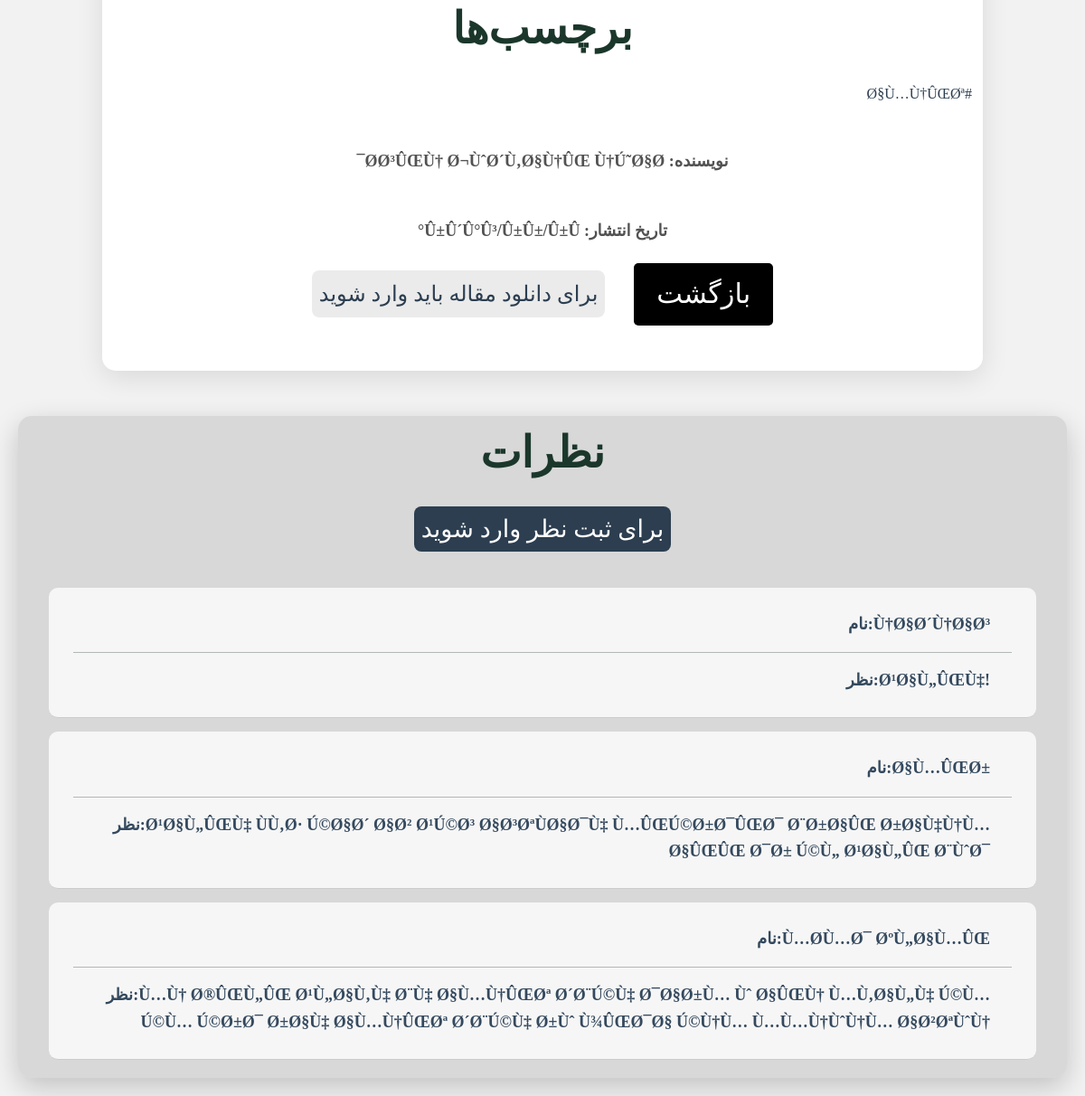
Before: /maqale ha/blog/index.php?id=8 (lower part) with the older database file.
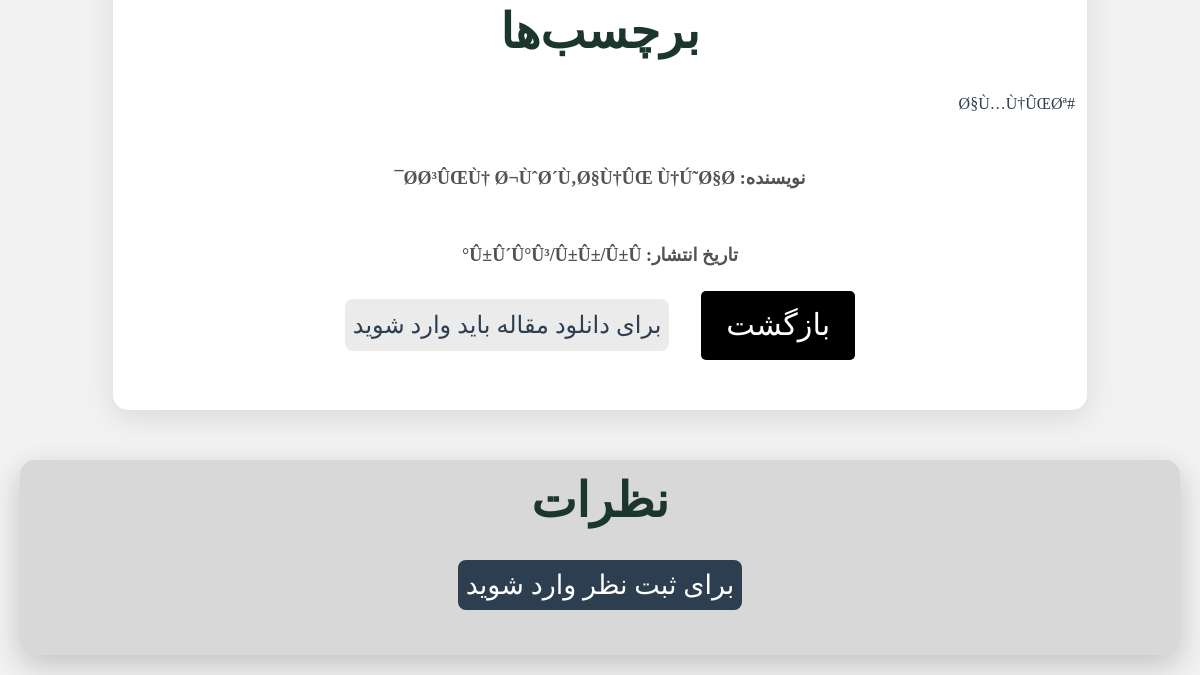
After: the same page with the newer database file.
### tables this page shows
CREATE TABLE `blogs` (
  `id` int(11) NOT NULL,
  `title` varchar(255) NOT NULL,
  `caption` text NOT NULL,
  `writer` varchar(255) NOT NULL,
  `date` varchar(255) NOT NULL,
  `readtime` int(11) NOT NULL,
  `image` varchar(255) NOT NULL,
  `tags` text NOT NULL
);

CREATE TABLE `coment` (
  `id` int(11) NOT NULL,
  `post` int(11) NOT NULL,
  `userid` varchar(255) NOT NULL,
  `text` varchar(255) NOT NULL,
  `user_email` varchar(255) NOT NULL
);

### maqale ha/blog/index.php (the view, shortened to what this page needs)
<?php
include '../../database/db.php';
$id = intval($_GET['id']);
$selectblog = $conn->prepare("SELECT * FROM blogs WHERE id = ?");
$selectblog->bindValue(1, $id, PDO::PARAM_INT);
$selectblog->execute();
$blogs = $selectblog->fetchAll(PDO::FETCH_ASSOC);
$select = $conn->prepare("SELECT * FROM coment WHERE post = ? ORDER BY id DESC");
$select->bindValue(1, $id, PDO::PARAM_INT);
$select->execute();
$comnts = $select->fetchAll(PDO::FETCH_ASSOC);
foreach ($blogs as $b) {
    $tagss = explode(',', $b['tags']);
}
?>
<!DOCTYPE html>
<html lang="fa">
    <link rel="stylesheet" href="style.css">
    <link rel="stylesheet" href="./comment.css">
<link rel="stylesheet" id="simple-image-popup-css" href="../../srcfiles/simple-image-popup.css" type="text/css" media="all">
<link rel="stylesheet" href="../../srcfiles/classic.css"><link rel="stylesheet" href="../../srcfiles/style.7a857bdd.css">	<link rel="stylesheet" as="style" href="../../srcfiles/font.css" onload="this.onload=null;this.rel='stylesheet'">
	<link rel="stylesheet" href="../../srcfiles/aos.css" as="style" onload="this.onload=null;this.rel='stylesheet'">
<link rel="stylesheet" id="simple-image-popup-css" href="../../srcfiles/simple-image-popup.css" type="text/css" media="all">
<link rel="stylesheet" href="../../srcfiles/classic.css"><link rel="stylesheet" href="../../srcfiles/style.7a857bdd.css">	<link rel="stylesheet" as="style" href="../../srcfiles/font.css" onload="this.onload=null;this.rel='stylesheet'">
</head>
<body style="background-color: rgba(0, 0, 0, 0.05);">
    <div class="container" dir="rtl">
        <?php foreach ($blogs as $blog): ?>
            <h2>برچسب‌ها</h2>
            <?php foreach ($tagss as $tags): ?>
                <span>#<?= htmlspecialchars($tags) ?></span>
            <?php endforeach; ?>
            <p class="nevisande"> نویسنده: <?= htmlspecialchars($blog['writer']) ?></p>
            <p class="nevisande"> تاریخ انتشار: <?= htmlspecialchars($blog['date']) ?></p>
        <?php endforeach; ?>
<div class="secCom">
  <a href="../maqale.php"><button class="read-more">بازگشت</button></a>
  <?php if (isset($_SESSION['user_email'])):?>
<div style="text-align: center; margin-top: 20px;">
  <form action="../../pdf.php" method="post" target="_blank">
      <input type="hidden" name="blog_id" value="<?= htmlspecialchars($id) ?>">
      <button dir="rtl" type="submit" class="download-pdf down"> <svg xmlns="http://www.w3.org/2000/svg" width="24" height="24" viewBox="0 0 24 24" style="fill: var(--text-color)"><path d="m12 16 4-5h-3V4h-2v7H8z"></path><path d="M20 18H4v-7H2v7c0 1.103.897 2 2 2h16c1.103 0 2-.897 2-2v-7h-2v7z"></path></svg> <p>دانلود این مقاله با فرمت pdf</p></button>
  </form>
</div>
<?php else:?>
<div class="not-login">
<a  target="_blank" href="../../login/login.php"><button id="login-pdf" class="down" >برای دانلود مقاله باید وارد شوید</button></a>
</div>
<?php endif;?>
</div>
    </div>
    <div class="coment-body">
            <div class="comments-section">
                <h2>نظرات</h2>
        <?php if (isset($_SESSION['user_email'])):?>
                <?php if (isset($_SESSION['message'])): ?>
                    <p class="success"><?= $_SESSION['message'] ?></p>
                    <?php unset($_SESSION['message']); ?>
                <?php endif; ?>
                <?php if (isset($_SESSION['error'])): ?>
                    <p class="error"><?= $_SESSION['error'] ?></p>
                    <?php unset($_SESSION['error']); ?>
                <?php endif; ?>
                <form class="comment-form" method="post" dir="rtl">
                    <input type="text" name="userid" placeholder="نام خود را وارد کنید..." required>
                    <textarea name="text" placeholder="نظر خود را اینجا بنویسید..." required></textarea>
                    <button type="submit" name="submit">ارسال نظر</button>
                </form>
                <?php else:?>
                  <h4> <a style="text-decoration: none;"  href="../../login/login.php">برای ثبت نظر  وارد شوید </a></h4>
                <?php endif;?>
                <div id="comments-list">
                    <?php foreach ($comnts as $co): ?>
                        <div class="comment">
                            <p class="comName"><strong> نام:<?= htmlspecialchars($co['userid']) ?> </p>
                            <p class="comText"></strong> نظر:<?= nl2br(htmlspecialchars($co['text'])) ?> </p>
                        </div>
                    <?php endforeach; ?>
                </div>
            </div>
        </div>
</body>
</html>

### maqale ha/blog/style.css (style rules this page uses)
:root { --base-color: #f0f0f0; --base-variant: #cfeffe; --text-color: #081C15; --line-color: #081c156b; --secondary-text: #2D6A4F; --primary-color: #8ee6bd; --accent-color: #2ad183; --footer-color: #1B4332; --darkMode: #3f5c34; --zed: #3dbe1d; --zed2: #22ac00; }
body { font-family: iranSans; background-color: var(--base-color); margin: 0; padding: 20px; }
.container { z-index: -10; max-width: 800px; margin: auto; margin-top: 1rem; background: white; padding: 30px; border-radius: 15px; box-shadow: 0 8px 30px rgba(0, 0, 0, 0.1); transition: transform 0.3s, box-shadow 0.3s; }
p { font-weight: 600; line-height: 1.8; color: var(--text-color); margin-bottom: 15px; font-size: 1.3em; }
h2 { color: #1b372b !important; margin-top: 20px; font-size: 1.8em; }
.nevisande { text-align: center; margin-top: 3rem; }
.read-more { font-family: iranSans; text-decoration: none; background-color: black; color: white; border: none; padding: 12px 25px; border-radius: 5px; cursor: pointer; font-size: 1.9em; transition: background-color 0.3s, transform 0.3s; display: block; margin: 20px auto; text-align: center; }
.secCom { display: flex; flex-wrap: wrap; align-items: center; justify-content: center; gap: 2rem; }
.down { font-family: iranSans; transition: all ease-out 200ms; padding: 0.5rem; font-size: x-large; background-color: rgba(0, 0, 0, 0.08); color: var(--text-color); border-radius: 8px; display: flex; justify-content: center; gap: 4px; }
span { color: var(--text-color); }

### maqale ha/blog/comment.css (style rules this page uses)
:root { --base-color: #f0f4f8; --base-variant: #e0f7fa; --text-color: #2c3e50; --line-color: #081c1549; --secondary-text: #34495e; --primary-color: #1abc9c; --accent-color: #16a085; --footer-color: #2c3e50; --darkMode: #27ae60; --zed: #2ecc71; --zed2: #27ae60; }
.coment-body { margin-top: 50px; display: flex; flex-direction: column; align-items: center; }
.comments-section { width: 100%; display: flex; flex-direction: column; align-items: center; background-color: #a1a1a152; padding: 0.3rem; border-radius: 15px; box-shadow: 0 10px 30px rgba(0, 0, 0, 0.2); max-width: 950%; transition: transform 0.3s; }
.comments-section a { text-decoration: none; color: white; cursor: pointer; padding: 0.6rem 0.5rem; border-radius: 8px; background-color: var(--footer-color); transition: all ease 200ms; font-size: 90%; }
h2 { margin-bottom: 20px; text-align: center; color: var(--primary-color); }
button { background-color: var(--primary-color); color: var(--base-color); border: none; padding: 12px 20px; border-radius: 10px; cursor: pointer; font-size: 16px; transition: background-color 0.3s, transform 0.3s; width: 100%; }
#comments-list { margin-top: 20px; display: flex; flex-direction: column; justify-content: center; align-items: center; width: 100%; }
.comment { display: flex; flex-direction: column; align-items: center; background: rgba(255, 255, 255, 0.77); color: var(--secondary-text); padding: 15px; border-radius: 10px; margin-bottom: 15px; transition: all ease-out 200ms; width: 95%; }
.comment .comName { width: inherit; padding: 1rem 1.5rem; border-bottom: 1px solid var(--line-color); }
.comment .comText { width: inherit; padding: 1rem 1.5rem; }
.comment p { text-align: right; margin: 0; color: var(--secondary-text); }

### srcfiles/simple-image-popup.css (style rules this page uses)
* { font-family: iransas; }

### srcfiles/classic.css (style rules this page uses)
* { font-family: iransas; }
.container { width: 100% }
@media (min-width: 640px) { .container { max-width: 640px } }
@media (min-width: 768px) { .container { max-width: 768px } }
@media (min-width: 1024px) { .container { max-width: 1024px } }

### maqale ha/blog/index.php (style rules this page uses)
* { font-family: iranSans !important; }
.comment { border-bottom: 1px solid #ccc; padding: 10px 0; }

Changed rows visible on the page:
removed coment: userid "Ù†Ø§Ø´Ù†Ø§Ø³", text "Ø¹Ø§Ù„ÛŒÙ‡!"
removed coment: userid "Ø§Ù…ÛŒØ±", text "Ø¹Ø§Ù„ÛŒÙ‡ ÙÙ‚Ø· Ú©Ø§Ø´ Ø§Ø² Ø¹Ú©Ø³ Ø§Ø³ØªÙØ§Ø¯Ù‡ Ù…ÛŒÚ©Ø±Ø¯ÛŒØ¯ Ø¨Ø±Ø§ÛŒ Ø±Ø§Ù‡Ù†Ù…Ø§ÛŒÛŒ Ø¯Ø± Ú©Ù„ Ø¹Ø§Ù„ÛŒ Ø¨ÙˆØ¯"
removed coment: userid "Ù…Ø­Ù…Ø¯ ØºÙ„Ø§Ù…ÛŒ", text "Ù…Ù† Ø®ÛŒÙ„ÛŒ Ø¹Ù„Ø§Ù‚Ù‡ Ø¨Ù‡ Ø§Ù…Ù†ÛŒØª Ø´Ø¨Ú©Ù‡ Ø¯Ø§Ø±Ù… Ùˆ Ø§ÛŒÙ† Ù…Ù‚Ø§Ù„Ù‡ Ú©Ù…Ú©Ù… Ú©Ø±Ø¯ Ø±Ø§Ù‡ Ø§Ù…Ù†ÛŒØª Ø´Ø¨Ú©Ù‡ Ø±Ùˆ Ù¾ÛŒØ¯Ø§ Ú©Ù†Ù… Ù…Ù…Ù†ÙˆÙ†Ù… Ø§Ø²ØªÙˆÙ†"
